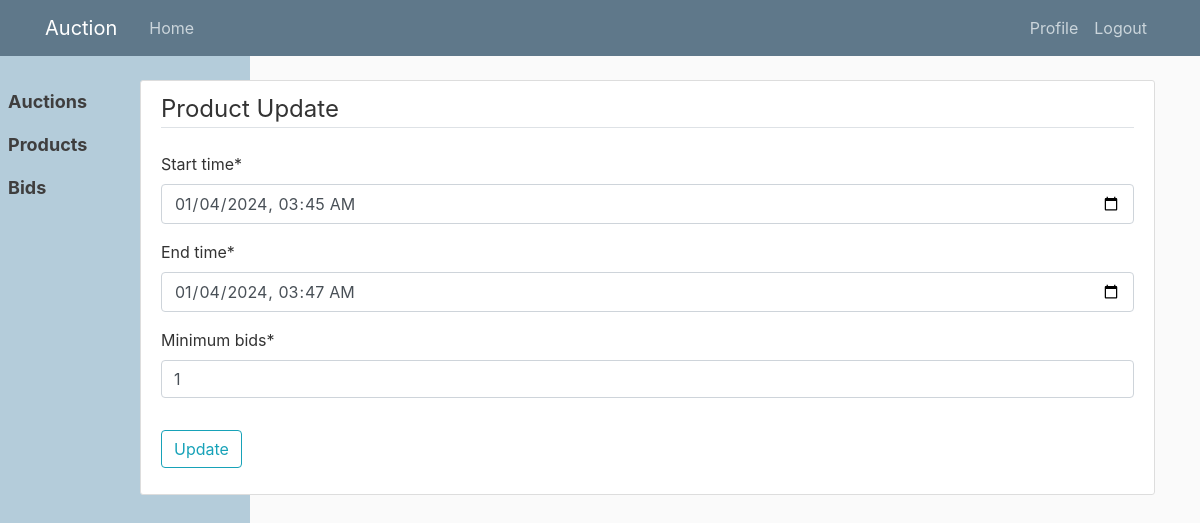
Screenshot of /auctions/14/update/ (signed in) with the database file from the repository.
### auction/models.py (models this page shows, shortened)
class Auction(DirtyFieldsMixin, TimeStampedModel, TitleDescriptionModel, models.Model):
    STATUS_CHOICES = (
        ('pending', 'PENDING'),
        ('inactive', 'INACTIVE'),
        ('live', 'LIVE'),
        ('closed', 'CLOSED'),
    )
    start_time = models.DateTimeField()
    end_time = models.DateTimeField()
    minimum_bids = models.IntegerField()
    is_approved = models.BooleanField(default=False)
    seller = models.ForeignKey(Seller, on_delete=models.CASCADE)
    unsold_product_ids = models.CharField(max_length=500, blank=True)
    status = models.CharField(choices=STATUS_CHOICES,
                              max_length=10, default='pending')

### auction/views.py (the view, shortened to what this page needs)
# urls.py: path('auctions/<int:pk>/update/', views.AuctionUpdateView.as_view(),
class AuctionUpdateView(LoginRequiredMixin, View):
    def get(self, request, pk, *args, **kwargs):
        auction = get_object_or_404(Auction, pk=pk)
        form = AuctionUpdateForm(instance=auction, initial={
                                 'start_time': auction.start_time, 'end_time': auction.end_time})
        return render(request, 'auction/auction_update.html', {
            'auction': auction,
            'form': form,
        })

### auction/forms.py
class AuctionUpdateForm(AucionBaseForm):
    pass

### auction/templates/auction/auction_update.html (shortened to what this page needs)
{% extends "base.html" %}
{% load crispy_forms_tags %}
{% block content %}
  <div class="content-section">
    <form method="POST">
      <fieldset class="form-group">
        <legend class="border-bottom mb-4">Product Update</legend>
        {{ form|crispy }}
      </fieldset>
      <div class="form-group">
        <button class="btn btn-outline-info" type="submit">Update</button>
      </div>
    </form>
  </div>
{% endblock content %}

### static/css/main.css (style rules this page uses)
body { background: #fafafa; color: #333333; margin-top: 5rem; }
.content-section { background: #ffffff; padding: 10px 20px; border: 1px solid #dddddd; border-radius: 3px; margin-bottom: 20px; }

### rows the page displays
Auction: start_time "01/04/2024 03:45", end_time "01/04/2024 03:47", minimum_bids "1"
